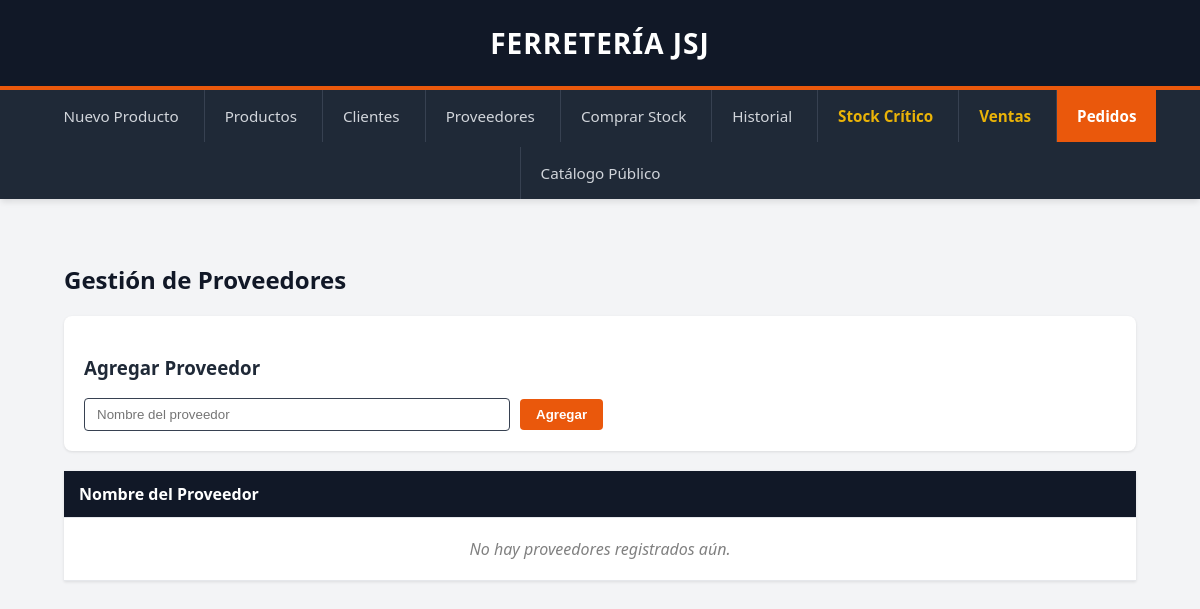
The app's page /proveedores, older data.
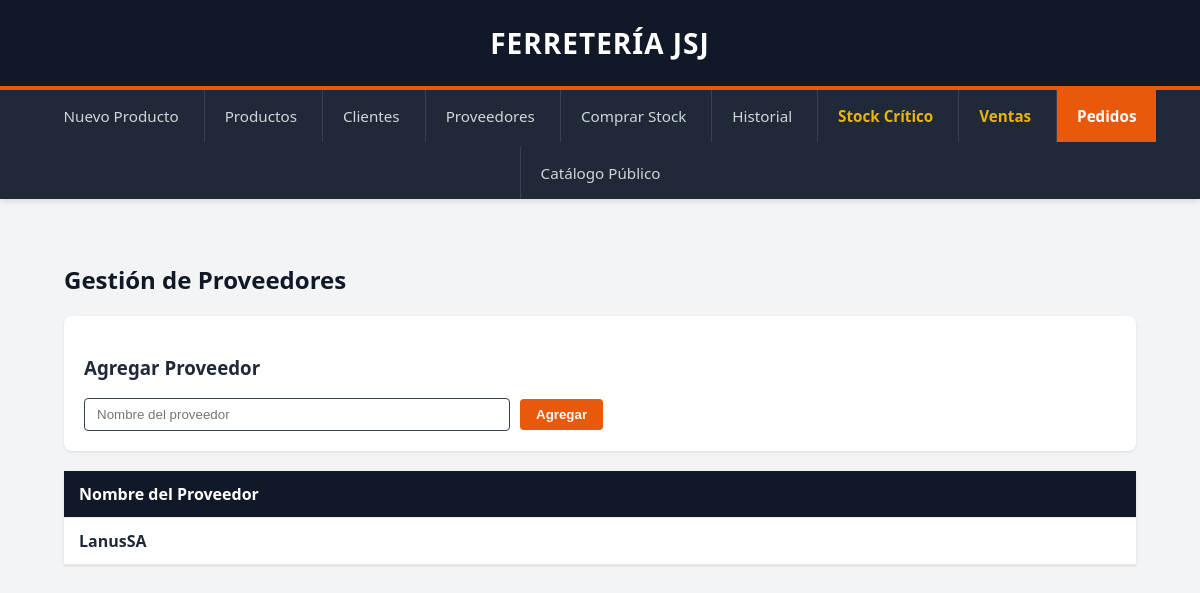
The same page, newer data.
### db.py (models this page shows)
class Proveedor(Base):
    __tablename__ = "proveedor"
    id_proveedor = Column(Integer,primary_key=True,autoincrement=True )
    nombre = Column(String, nullable=False)

### app.py (the view)
@app.route("/proveedores", methods=["GET", "POST"])
def cargarProveedor():
    return agregarProveedor()

### proveedores.py (called while the page is built, shortened)
def agregarProveedor():
    db_cursor = Session()
    proveedores = db_cursor.query(Proveedor).all()
    db_cursor.close()
    return render_template("agregar_proveedor.html", proveedores=proveedores)

### templates/agregar_proveedor.html (shortened to what this page needs)
{% extends "base.html" %}
{% block content %}
<div class="ventas-container">
    <h2 style="margin-top: 0; color: var(--hw-dark);">Gestión de Proveedores</h2>
    <div style="background-color: white; padding: 20px; border-radius: 8px; box-shadow: 0 1px 3px rgba(0,0,0,0.1); margin-bottom: 20px;">
        <h3>Agregar Proveedor</h3>
        <form action="" method="post" style="display: flex; gap: 10px; align-items: center;">
            <input type="text" name="nombre" class="ventas-input" placeholder="Nombre del proveedor" required style="flex-grow: 1; max-width: 400px;">
            <button type="submit" class="ventas-btn">Agregar</button>
        </form>
    </div>
    <table class="ventas-table">
        <thead>
            <tr>
                <th>Nombre del Proveedor</th>
            </tr>
        </thead>
        <tbody>
            {% for prov in proveedores %}
            <tr>
                <td style="font-weight: bold;">{{ prov.nombre }}</td>
            </tr>
            {% else %}
            <tr>
                <td style="text-align: center; color: gray; font-style: italic; padding: 20px;">No hay proveedores registrados aún.</td>
            </tr>
            {% endfor %}
        </tbody>
    </table>
</div>
{% endblock %}

Row changes from the older to the newer data that the page shows:
added Proveedor: nombre "LanusSA"
Text that changed along with them:
text no longer shown: "No hay proveedores registrados aún."
